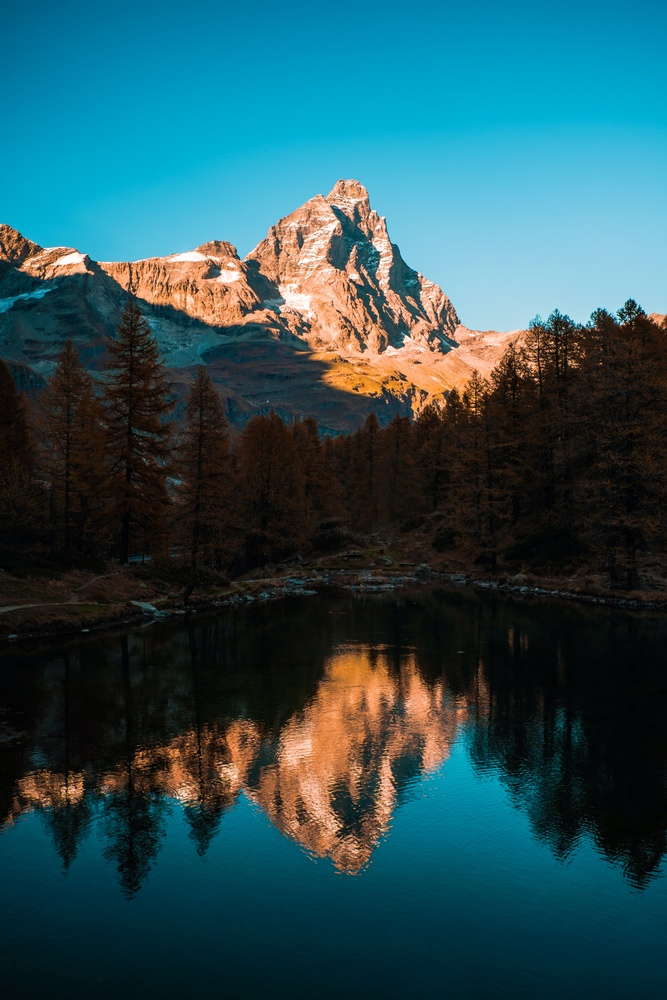
#> input picture k-means/matteo-catanese-4KrQq8Z6Y5c-unsplash.jpg, 667 x 1000 px, shrunk from 4000 x 6000 before the run, found by its file name
$ python k_means.py
#> lines starting #> are read from the running program, lines starting #| are printed output that depends on the picture
import numpy as np
import cv2
from sklearn.cluster import KMeans
import matplotlib.pyplot as plt
from matplotlib import font_manager

# 设置中文字体
plt.rcParams['font.sans-serif'] = ['SimHei']  # 使用黑体
plt.rcParams['axes.unicode_minus'] = False  # 解决负号显示问题


def preprocess_image(image, blur_kernel=(7, 7), contrast_alpha=1.3, contrast_beta=15):
    """
    图像预处理函数

    参数:
        image: 输入图像(RGB格式)
        blur_kernel: 高斯模糊核大小
        contrast_alpha: 对比度增强系数
        contrast_beta: 亮度调整值

    返回:
        processed_image: 预处理后的图像(Lab颜色空间)
    """
    # 1. 高斯模糊
    blurred = cv2.GaussianBlur(image, blur_kernel, 0)

    # 2. 对比度增强
    contrasted = cv2.convertScaleAbs(blurred, alpha=contrast_alpha, beta=contrast_beta)

    # 3. 转换为Lab颜色空间
    lab_image = cv2.cvtColor(contrasted, cv2.COLOR_RGB2LAB)

    return lab_image


def kmeans_color_segmentation(image_path, k=4, preprocessing=True, display=True):
    """
    K-means彩色图像分割(不自动保存结果)

    参数:
        image_path: 输入图像路径
        k: 聚类数量
        preprocessing: 是否预处理
        display: 是否显示结果

    返回:
        segmented_image: 分割后的RGB图像
    """
#> called with k = 3, preprocessing = True, display = True
    # 1. 读取图像(带异常处理)
    image = cv2.imread(image_path)
#> image is the input picture: shape (1000, 667, 3); mean B, G, R 86.6, 79.8, 40.6
    if image is None:
        raise ValueError(f"无法读取图像文件: {image_path}")

    image = cv2.cvtColor(image, cv2.COLOR_BGR2RGB)

    # 2. 应用预处理
    if preprocessing:
        processed_image = preprocess_image(image)
#> in preprocess_image, `contrasted = cv2.convertScaleAbs(blurred, alpha=contrast_alpha, beta=c..`:
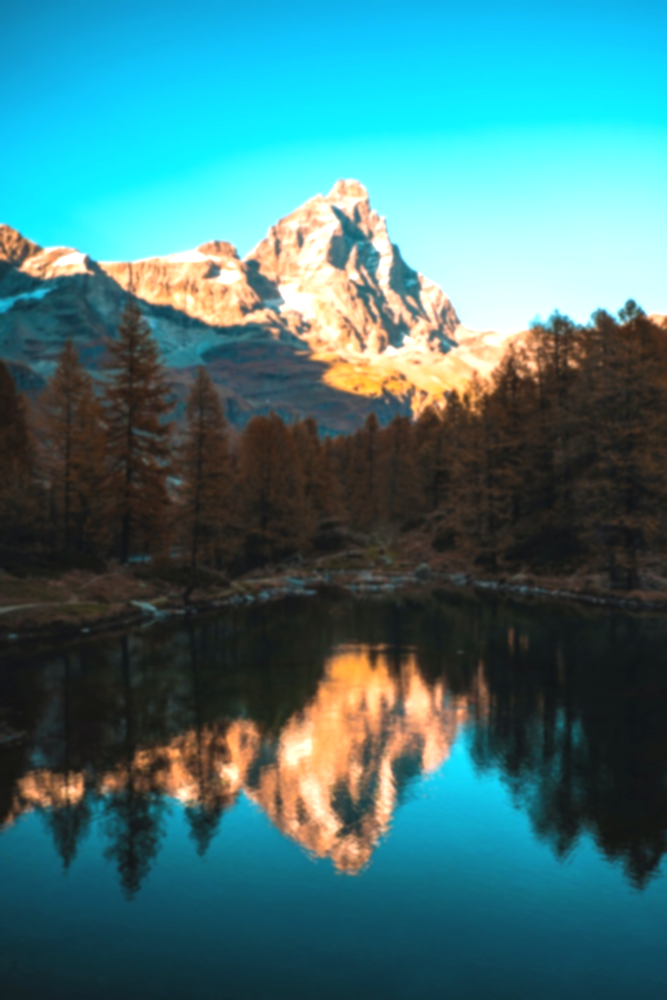
#> contrasted: shape (1000, 667, 3); mean R, G, B 64.7, 116.9, 119.8
#> in preprocess_image, `lab_image = cv2.cvtColor(contrasted, cv2.COLOR_RGB2LAB)`: lab_image: shape (1000, 667, 3); mean of channels 0, 1, 2 115.2, 118.4, 123.4
    else:
        processed_image = image.copy()

    # 3. 准备聚类数据
    h, w = processed_image.shape[:2]
#> h = 1000; w = 667
    pixel_values = processed_image.reshape((-1, 3))
    pixel_values = np.float32(pixel_values)

    # 4. 执行K-means聚类
    criteria = (cv2.TERM_CRITERIA_EPS + cv2.TERM_CRITERIA_MAX_ITER, 150, 0.2)
    _, labels, centers = cv2.kmeans(pixel_values, k, None, criteria, 10, cv2.KMEANS_PP_CENTERS)
#> centers = [[40.52, 126.7, 129.2], [216.8, 107.1, 118.3], [107.1, 119.8, 119.4]]

    # 5. 生成分割图像
    centers = np.uint8(centers)
#> centers = [[40, 126, 129], [216, 107, 118], [107, 119, 119]]
    segmented_image = centers[labels.flatten()].reshape((h, w, 3))
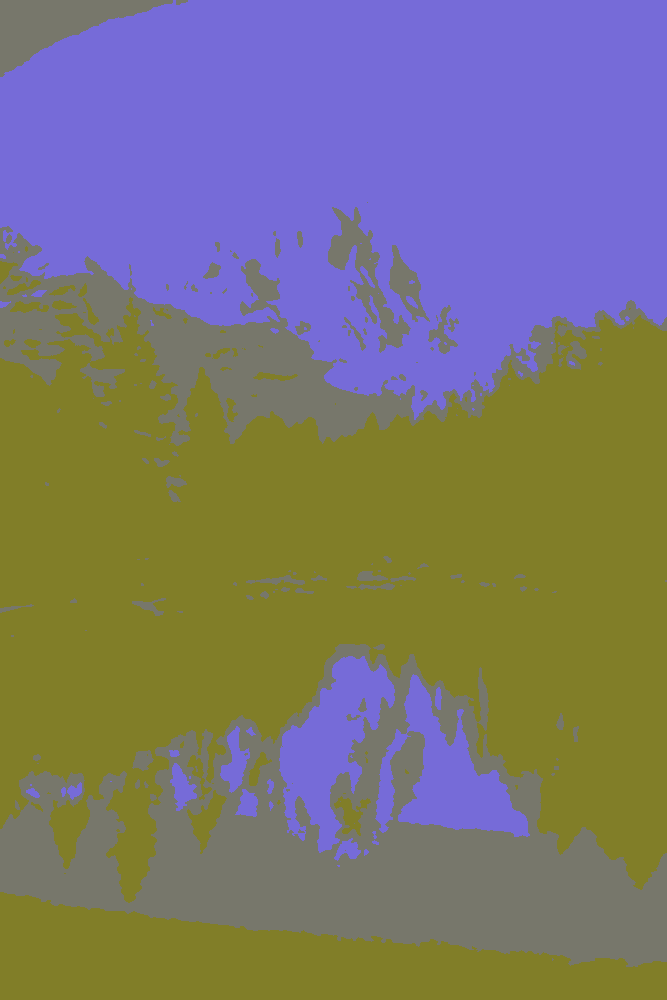
#> segmented_image: shape (1000, 667, 3); mean of channels 0, 1, 2 114.7, 118, 123.1; drawn as B, G, R

    if preprocessing:
        segmented_image = cv2.cvtColor(segmented_image, cv2.COLOR_LAB2RGB)
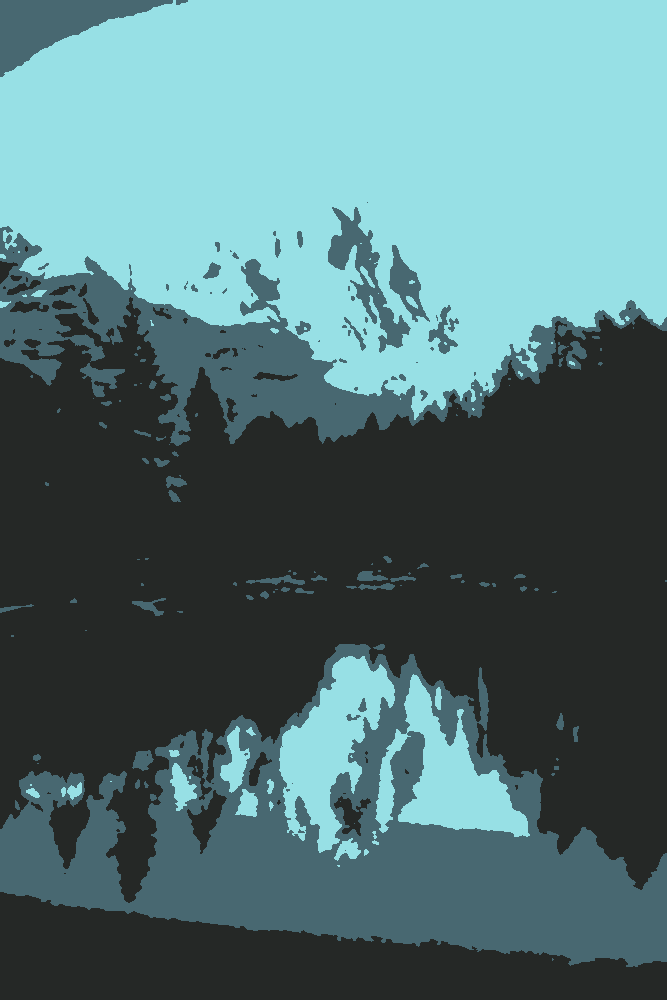
#> segmented_image: shape (1000, 667, 3); mean R, G, B 83.7, 116.8, 119.5

    # 6. 显示结果
    if display:
        plt.figure(figsize=(18, 12))

        plt.subplot(1, 3, 1)
        plt.imshow(image)
        plt.title('原始图像')
        plt.axis('off')

        if preprocessing:
            plt.subplot(1, 3, 2)
            preprocessed_display = cv2.cvtColor(processed_image, cv2.COLOR_LAB2RGB)
            plt.imshow(preprocessed_display)
            plt.title('预处理后图像')
            plt.axis('off')
            plt.subplot(1, 3, 3)
        else:
            plt.subplot(1, 3, 2)

        plt.imshow(segmented_image)
        plt.title(f'K-means分割 (k={k})')
        plt.axis('off')

        plt.tight_layout()
        plt.show()
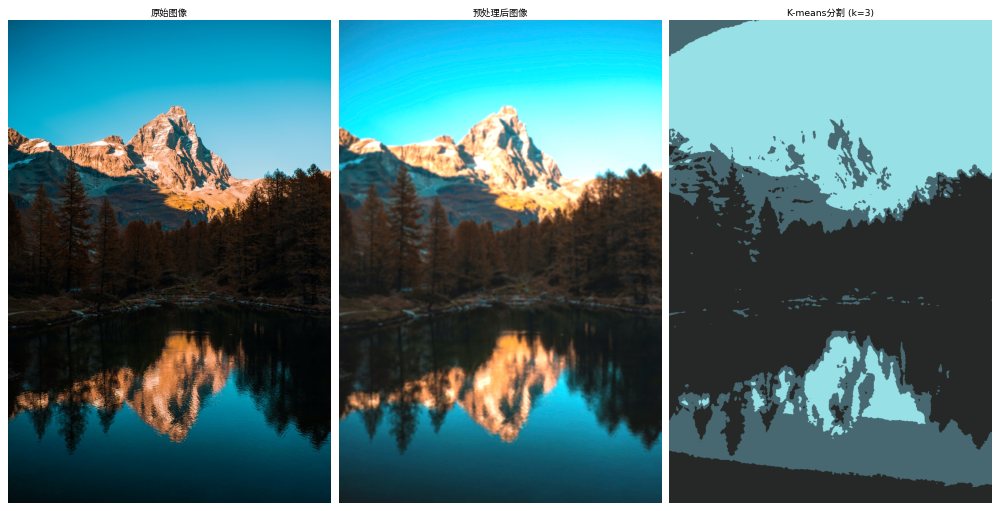
#> figure drawn by matplotlib, 3 panels

    return segmented_image


if __name__ == "__main__":
    try:
        image_path = ".\matteo-catanese-4KrQq8Z6Y5c-unsplash.jpg"

        # 执行分割(不自动保存)
        segmented = kmeans_color_segmentation(
            image_path,
            k=3,
            preprocessing=True,
            display=True
        )

        # 如需手动保存，可以取消下面代码的注释
        # cv2.imwrite("手动保存结果.png", cv2.cvtColor(segmented, cv2.COLOR_RGB2BGR))

    except Exception as e:
        print(f"发生错误: {e}")
